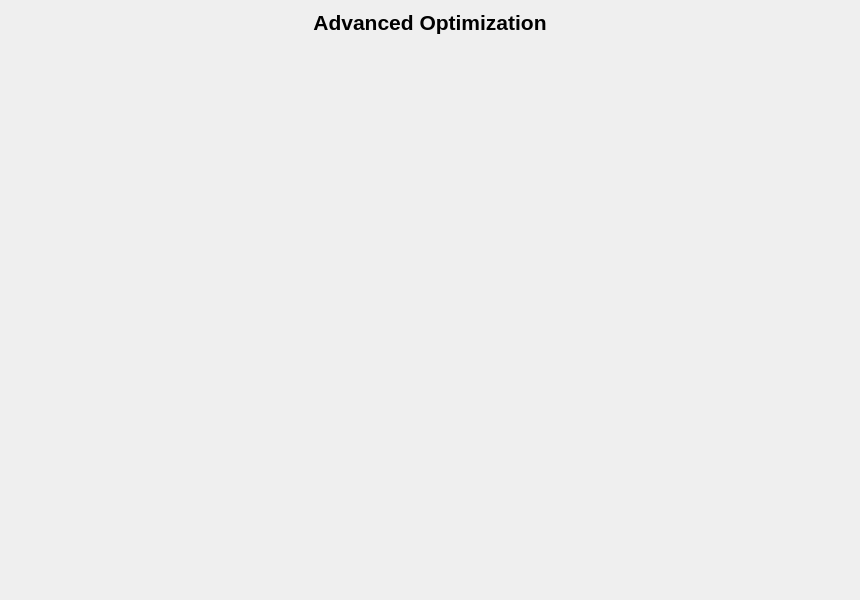
<?xml version="1.0" encoding="UTF-8"?>
<ui version="4.0">
 <class>MainPages</class>
 <widget class="QWidget" name="MainPages">
  <property name="geometry">
   <rect>
    <x>0</x>
    <y>0</y>
    <width>860</width>
    <height>600</height>
   </rect>
  </property>
  <property name="windowTitle">
   <string>Form</string>
  </property>
  <layout class="QVBoxLayout" name="main_pages_layout">
   <property name="spacing">
    <number>0</number>
   </property>
   <property name="leftMargin">
    <number>5</number>
   </property>
   <property name="topMargin">
    <number>5</number>
   </property>
   <property name="rightMargin">
    <number>5</number>
   </property>
   <property name="bottomMargin">
    <number>5</number>
   </property>
   <item>
    <widget class="QStackedWidget" name="pages">
     <property name="currentIndex">
      <number>3</number>
     </property>
     <widget class="QWidget" name="page_1">
      <property name="styleSheet">
       <string notr="true">font-size: 14pt</string>
      </property>
      <layout class="QVBoxLayout" name="page_1_layout">
       <property name="spacing">
        <number>5</number>
       </property>
       <property name="leftMargin">
        <number>5</number>
       </property>
       <property name="topMargin">
        <number>5</number>
       </property>
       <property name="rightMargin">
        <number>5</number>
       </property>
       <property name="bottomMargin">
        <number>5</number>
       </property>
       <item>
        <widget class="QLabel" name="homeTitle">
         <property name="maximumSize">
          <size>
           <width>16777215</width>
           <height>50</height>
          </size>
         </property>
         <property name="font">
          <font>
           <pointsize>14</pointsize>
           <bold>true</bold>
          </font>
         </property>
         <property name="text">
          <string>Astreis</string>
         </property>
         <property name="alignment">
          <set>Qt::AlignmentFlag::AlignCenter</set>
         </property>
        </widget>
       </item>
       <item>
        <layout class="QVBoxLayout" name="homeContentLayout"/>
       </item>
      </layout>
     </widget>
     <widget class="QWidget" name="page_2">
      <property name="styleSheet">
       <string notr="true">QFrame { font-size: 16pt;}</string>
      </property>
      <layout class="QVBoxLayout" name="page_2_layout">
       <item>
        <widget class="QLabel" name="aiTitle">
         <property name="maximumSize">
          <size>
           <width>16777215</width>
           <height>75</height>
          </size>
         </property>
         <property name="font">
          <font>
           <pointsize>16</pointsize>
           <bold>true</bold>
          </font>
         </property>
         <property name="text">
          <string/>
         </property>
         <property name="alignment">
          <set>Qt::AlignmentFlag::AlignCenter</set>
         </property>
        </widget>
       </item>
       <item>
        <layout class="QVBoxLayout" name="aiContentLayout"/>
       </item>
      </layout>
     </widget>
     <widget class="QWidget" name="page_3">
      <property name="styleSheet">
       <string notr="true">font-size: 16pt</string>
      </property>
      <layout class="QVBoxLayout" name="page_3_layout">
       <property name="spacing">
        <number>5</number>
       </property>
       <property name="leftMargin">
        <number>5</number>
       </property>
       <property name="topMargin">
        <number>5</number>
       </property>
       <property name="rightMargin">
        <number>5</number>
       </property>
       <property name="bottomMargin">
        <number>5</number>
       </property>
       <item>
        <widget class="QLabel" name="powerTitle">
         <property name="maximumSize">
          <size>
           <width>16777215</width>
           <height>50</height>
          </size>
         </property>
         <property name="font">
          <font>
           <pointsize>16</pointsize>
           <bold>true</bold>
          </font>
         </property>
         <property name="text">
          <string/>
         </property>
         <property name="alignment">
          <set>Qt::AlignmentFlag::AlignCenter</set>
         </property>
        </widget>
       </item>
       <item>
        <layout class="QVBoxLayout" name="powerContentLayout"/>
       </item>
      </layout>
     </widget>
     <widget class="QWidget" name="page_4">
      <property name="styleSheet">
       <string notr="true">font-size: 16pt</string>
      </property>
      <layout class="QVBoxLayout" name="page_4_layout">
       <property name="spacing">
        <number>5</number>
       </property>
       <property name="leftMargin">
        <number>5</number>
       </property>
       <property name="topMargin">
        <number>5</number>
       </property>
       <property name="rightMargin">
        <number>5</number>
       </property>
       <property name="bottomMargin">
        <number>5</number>
       </property>
       <item>
        <widget class="QLabel" name="optimizeTitle">
         <property name="maximumSize">
          <size>
           <width>16777215</width>
           <height>50</height>
          </size>
         </property>
         <property name="font">
          <font>
           <pointsize>16</pointsize>
           <bold>true</bold>
          </font>
         </property>
         <property name="text">
          <string>Advanced Optimization</string>
         </property>
         <property name="alignment">
          <set>Qt::AlignmentFlag::AlignCenter</set>
         </property>
        </widget>
       </item>
       <item>
        <layout class="QHBoxLayout" name="topButtonLayout"/>
       </item>
       <item>
        <widget class="QStackedWidget" name="frameStackedWidget"/>
       </item>
      </layout>
     </widget>
    </widget>
   </item>
  </layout>
 </widget>
 <resources/>
 <connections/>
</ui>
